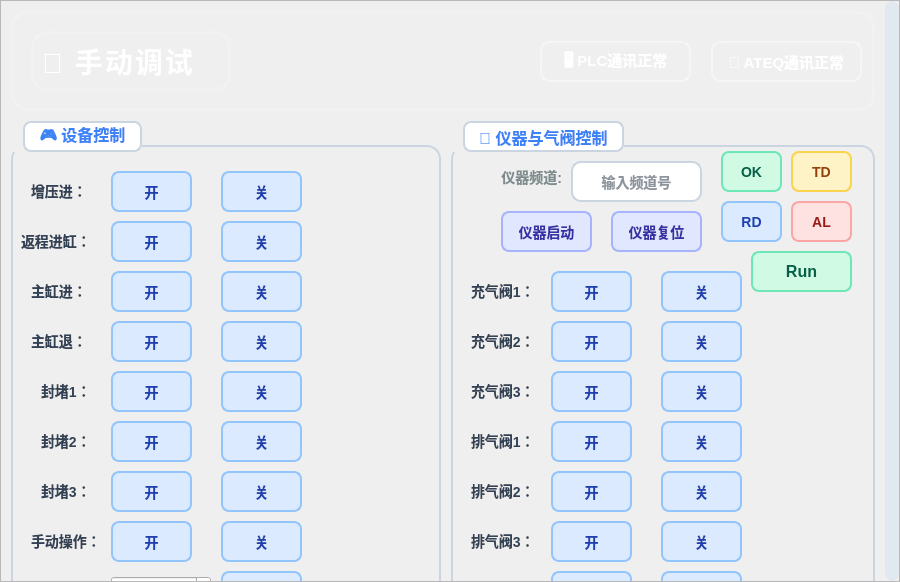
<?xml version="1.0" encoding="UTF-8"?>
<ui version="4.0">
 <class>DebugPage</class>
 <widget class="QWidget" name="DebugPage">
  <property name="geometry">
   <rect>
    <x>0</x>
    <y>0</y>
    <width>900</width>
    <height>582</height>
   </rect>
  </property>
  <property name="windowTitle">
   <string>手动调试页面</string>
  </property>
  <property name="styleSheet">
   <string notr="true">
/* ========== 全局样式 - 现代化设计 ========== */
QWidget#DebugPage {
    background: qlineargradient(x1:0, y1:0, x2:0, y2:1, 
        stop:0 #e8f0f7, 
        stop:0.5 #f5f8fc, 
        stop:1 #e8f0f7);
    border: none;
}

QWidget#scrollAreaWidgetContents {
    background: qlineargradient(x1:0, y1:0, x2:0, y2:1, 
        stop:0 #e8f0f7, 
        stop:0.5 #f5f8fc, 
        stop:1 #e8f0f7);
    border: none;
}

QScrollBar:vertical {
    border: none;
    background: #e2e8f0;
    width: 14px;
    border-radius: 7px;
    margin: 0;
}

QScrollBar::handle:vertical {
    background: qlineargradient(x1:0, y1:0, x2:1, y2:0,
        stop:0 #94a3b8,
        stop:1 #64748b);
    border-radius: 7px;
    min-height: 50px;
}

QScrollBar::handle:vertical:hover {
    background: qlineargradient(x1:0, y1:0, x2:1, y2:0,
        stop:0 #64748b,
        stop:1 #475569);
}

QScrollBar::add-line:vertical,
QScrollBar::sub-line:vertical {
    border: none;
    background: none;
    height: 0px;
}

QScrollBar::add-page:vertical,
QScrollBar::sub-page:vertical {
    background: none;
}

QPushButton {
    background-color: #dbeafe;
    color: #1e40af;
    border: 2px solid #93c5fd;
    border-radius: 8px;
    padding: 10px 16px;
    font-family: &quot;Microsoft YaHei&quot;, &quot;SimHei&quot;;
    font-size: 14px;
    font-weight: 600;
}

QPushButton:hover {
    background-color: #bfdbfe;
    border: 2px solid #60a5fa;
    color: #1e3a8a;
}

QPushButton:pressed {
    background-color: #93c5fd;
    border: 2px solid #3b82f6;
    color: #1e3a8a;
}

QPushButton:disabled {
    background-color: #f1f5f9;
    border: 2px solid #e2e8f0;
    color: #94a3b8;
}

QPushButton:checked {
    background-color: #d1fae5;
    border: 2px solid #34d399;
    color: #065f46;
    font-weight: 700;
}

QPushButton#okBtn {
    background-color: #d1fae5;
    border: 2px solid #6ee7b7;
    color: #065f46;
    font-weight: 700;
}

QPushButton#tdBtn {
    background-color: #fef3c7;
    border: 2px solid #fcd34d;
    color: #92400e;
    font-weight: 700;
}

QPushButton#rdBtn {
    background-color: #dbeafe;
    border: 2px solid #93c5fd;
    color: #1e40af;
    font-weight: 700;
}

QPushButton#alBtn {
    background-color: #fee2e2;
    border: 2px solid #fca5a5;
    color: #991b1b;
    font-weight: 700;
}

QPushButton#runBtn {
    background-color: #d1fae5;
    border: 2px solid #6ee7b7;
    color: #065f46;
    font-size: 16px;
    font-weight: 800;
    padding: 12px 20px;
}

QPushButton#instrumentStartBtn, QPushButton#instrumentResetBtn {
    background-color: #e0e7ff;
    border: 2px solid #a5b4fc;
    color: #3730a3;
    font-weight: 700;
}

QLabel {
    font-family: &quot;Microsoft YaHei&quot;, &quot;SimHei&quot;;
    font-size: 14px;
    color: #334155;
    font-weight: 500;
}

QLabel#titleLabel {
    color: #1e293b;
    font-size: 28px;
    font-weight: 800;
    letter-spacing: 2px;
}

QLabel#plcStatusLabel, QLabel#ateqStatusLabel {
    color: #ffffff;
    background: qlineargradient(x1:0, y1:0, x2:0, y2:1, 
        stop:0 rgba(16, 185, 129, 0.9), 
        stop:1 rgba(5, 150, 105, 0.9));
    border-radius: 10px;
    padding: 8px 16px;
    font-size: 13px;
    font-weight: 700;
    border: 2px solid rgba(255, 255, 255, 0.3);
}

QLabel#timeLabel {
    color: #64748b;
    font-size: 16px;
    font-weight: 500;
}

QLineEdit {
    background-color: #ffffff;
    border: 2px solid #cbd5e1;
    border-radius: 10px;
    padding: 10px 14px;
    font-family: &quot;Microsoft YaHei&quot;, &quot;SimHei&quot;;
    font-size: 14px;
    color: #1e293b;
    font-weight: 500;
}

QLineEdit:focus {
    border-color: #3b82f6;
    background-color: #ffffff;
}

QGroupBox {
    background: qlineargradient(x1:0, y1:0, x2:0, y2:1, 
        stop:0 #ffffff, 
        stop:1 #f8fafc);
    border: 2px solid #cbd5e1;
    border-radius: 14px;
    margin-top: 24px;
    padding: 20px 20px 20px 20px;
    font-family: &quot;Microsoft YaHei&quot;, &quot;SimHei&quot;;
    font-size: 16px;
    font-weight: 700;
    color: #1e293b;
}

QGroupBox::title {
    subcontrol-origin: margin;
    subcontrol-position: top left;
    padding: 4px 12px;
    margin-left: 12px;
    color: #3b82f6;
    background-color: white;
    border-radius: 8px;
    border: 2px solid #cbd5e1;
    font-size: 15px;
}
   </string>
  </property>
  <layout class="QVBoxLayout" name="verticalLayout">
   <property name="spacing">
    <number>0</number>
   </property>
   <property name="leftMargin">
    <number>0</number>
   </property>
   <property name="topMargin">
    <number>0</number>
   </property>
   <property name="rightMargin">
    <number>0</number>
   </property>
   <property name="bottomMargin">
    <number>0</number>
   </property>
   <item>
    <widget class="QScrollArea" name="scrollArea">
     <property name="verticalScrollBarPolicy">
      <enum>Qt::ScrollBarAlwaysOn</enum>
     </property>
     <property name="horizontalScrollBarPolicy">
      <enum>Qt::ScrollBarAlwaysOff</enum>
     </property>
     <property name="widgetResizable">
      <bool>true</bool>
     </property>
     <widget class="QWidget" name="scrollAreaWidgetContents">
      <property name="geometry">
       <rect>
        <x>0</x>
        <y>0</y>
        <width>884</width>
        <height>687</height>
       </rect>
      </property>
      <layout class="QVBoxLayout" name="scrollAreaLayout">
       <property name="spacing">
        <number>10</number>
       </property>
       <property name="leftMargin">
        <number>10</number>
       </property>
       <property name="topMargin">
        <number>10</number>
       </property>
       <property name="rightMargin">
        <number>10</number>
       </property>
       <property name="bottomMargin">
        <number>10</number>
       </property>
       <item>
        <widget class="QWidget" name="headerWidget" native="true">
         <property name="minimumSize">
          <size>
           <width>0</width>
           <height>100</height>
          </size>
         </property>
         <property name="maximumSize">
          <size>
           <width>16777215</width>
           <height>100</height>
          </size>
         </property>
         <property name="styleSheet">
          <string notr="true">background: qlineargradient(x1:0, y1:0, x2:1, y2:0, 
    stop:0 #0f172a, 
    stop:0.2 #1e3a8a, 
    stop:0.5 #2563eb,
    stop:0.8 #3b82f6, 
    stop:1 #0ea5e9);
border-radius: 16px;
border: 3px solid rgba(255,255,255,0.15);</string>
         </property>
         <widget class="QLabel" name="titleLabel">
          <property name="geometry">
           <rect>
            <x>20</x>
            <y>20</y>
            <width>200</width>
            <height>60</height>
           </rect>
          </property>
          <property name="styleSheet">
           <string notr="true">color: white; background: transparent; font-size: 28px; letter-spacing: 2px;</string>
          </property>
          <property name="text">
           <string>🔧 手动调试</string>
          </property>
          <property name="alignment">
           <set>Qt::AlignLeading|Qt::AlignLeft|Qt::AlignVCenter</set>
          </property>
         </widget>
         <widget class="QLabel" name="plcStatusLabel">
          <property name="geometry">
           <rect>
            <x>529</x>
            <y>30</y>
            <width>151</width>
            <height>41</height>
           </rect>
          </property>
          <property name="styleSheet">
           <string notr="true">background: qlineargradient(x1:0, y1:0, x2:0, y2:1, 
    stop:0 rgba(16, 185, 129, 0.95), 
    stop:1 rgba(5, 150, 105, 0.95)); 
color: white; 
font-weight: 700; 
font-size: 15px;
padding: 8px 16px; 
border-radius: 10px;
border: 2px solid rgba(255, 255, 255, 0.4);</string>
          </property>
          <property name="text">
           <string>🖥️ PLC通讯正常</string>
          </property>
          <property name="alignment">
           <set>Qt::AlignCenter</set>
          </property>
         </widget>
         <widget class="QLabel" name="ateqStatusLabel">
          <property name="geometry">
           <rect>
            <x>700</x>
            <y>30</y>
            <width>151</width>
            <height>41</height>
           </rect>
          </property>
          <property name="styleSheet">
           <string notr="true">background: qlineargradient(x1:0, y1:0, x2:0, y2:1, 
    stop:0 rgba(16, 185, 129, 0.95), 
    stop:1 rgba(5, 150, 105, 0.95)); 
color: white; 
font-weight: 700; 
font-size: 15px;
padding: 8px 16px; 
border-radius: 10px;
border: 2px solid rgba(255, 255, 255, 0.4);</string>
          </property>
          <property name="text">
           <string>💨 ATEQ通讯正常</string>
          </property>
          <property name="alignment">
           <set>Qt::AlignCenter</set>
          </property>
         </widget>
        </widget>
       </item>
       <item>
        <layout class="QHBoxLayout" name="controlsLayout">
         <property name="spacing">
          <number>10</number>
         </property>
         <item>
          <widget class="QGroupBox" name="leftControlGroup">
           <property name="minimumSize">
            <size>
             <width>430</width>
             <height>520</height>
            </size>
           </property>
           <property name="title">
            <string>🎮 设备控制</string>
           </property>
           <widget class="QLabel" name="label">
            <property name="geometry">
             <rect>
              <x>20</x>
              <y>60</y>
              <width>75</width>
              <height>19</height>
             </rect>
            </property>
            <property name="text">
             <string>增压进：</string>
            </property>
           </widget>
           <widget class="QPushButton" name="trayInBtn">
            <property name="geometry">
             <rect>
              <x>100</x>
              <y>50</y>
              <width>81</width>
              <height>41</height>
             </rect>
            </property>
            <property name="text">
             <string>开</string>
            </property>
            <property name="checkable">
             <bool>true</bool>
            </property>
           </widget>
           <widget class="QPushButton" name="trayInOffBtn">
            <property name="geometry">
             <rect>
              <x>210</x>
              <y>50</y>
              <width>81</width>
              <height>41</height>
             </rect>
            </property>
            <property name="text">
             <string>关</string>
            </property>
            <property name="checkable">
             <bool>true</bool>
            </property>
           </widget>
           <widget class="QLabel" name="label_2">
            <property name="geometry">
             <rect>
              <x>10</x>
              <y>110</y>
              <width>75</width>
              <height>19</height>
             </rect>
            </property>
            <property name="text">
             <string>返程进缸：</string>
            </property>
           </widget>
           <widget class="QPushButton" name="trayOutBtn">
            <property name="geometry">
             <rect>
              <x>100</x>
              <y>100</y>
              <width>81</width>
              <height>41</height>
             </rect>
            </property>
            <property name="text">
             <string>开</string>
            </property>
            <property name="checkable">
             <bool>true</bool>
            </property>
           </widget>
           <widget class="QPushButton" name="trayOutOffBtn">
            <property name="geometry">
             <rect>
              <x>210</x>
              <y>100</y>
              <width>81</width>
              <height>41</height>
             </rect>
            </property>
            <property name="text">
             <string>关</string>
            </property>
            <property name="checkable">
             <bool>true</bool>
            </property>
           </widget>
           <widget class="QLabel" name="label_3">
            <property name="geometry">
             <rect>
              <x>20</x>
              <y>160</y>
              <width>75</width>
              <height>19</height>
             </rect>
            </property>
            <property name="text">
             <string>主缸进：</string>
            </property>
           </widget>
           <widget class="QPushButton" name="mainCylinderInBtn">
            <property name="geometry">
             <rect>
              <x>100</x>
              <y>150</y>
              <width>81</width>
              <height>41</height>
             </rect>
            </property>
            <property name="text">
             <string>开</string>
            </property>
            <property name="checkable">
             <bool>true</bool>
            </property>
           </widget>
           <widget class="QPushButton" name="mainCylinderInOffBtn">
            <property name="geometry">
             <rect>
              <x>210</x>
              <y>150</y>
              <width>81</width>
              <height>41</height>
             </rect>
            </property>
            <property name="text">
             <string>关</string>
            </property>
            <property name="checkable">
             <bool>true</bool>
            </property>
           </widget>
           <widget class="QLabel" name="label_5">
            <property name="geometry">
             <rect>
              <x>20</x>
              <y>210</y>
              <width>75</width>
              <height>19</height>
             </rect>
            </property>
            <property name="text">
             <string>主缸退：</string>
            </property>
           </widget>
           <widget class="QPushButton" name="mainCylinderOutBtn">
            <property name="geometry">
             <rect>
              <x>100</x>
              <y>200</y>
              <width>81</width>
              <height>41</height>
             </rect>
            </property>
            <property name="text">
             <string>开</string>
            </property>
            <property name="checkable">
             <bool>true</bool>
            </property>
           </widget>
           <widget class="QPushButton" name="mainCylinderOutOffBtn">
            <property name="geometry">
             <rect>
              <x>210</x>
              <y>200</y>
              <width>81</width>
              <height>41</height>
             </rect>
            </property>
            <property name="text">
             <string>关</string>
            </property>
            <property name="checkable">
             <bool>true</bool>
            </property>
           </widget>
           <widget class="QLabel" name="label_4">
            <property name="geometry">
             <rect>
              <x>30</x>
              <y>260</y>
              <width>75</width>
              <height>19</height>
             </rect>
            </property>
            <property name="text">
             <string>封堵1：</string>
            </property>
           </widget>
           <widget class="QPushButton" name="block1Btn">
            <property name="geometry">
             <rect>
              <x>100</x>
              <y>250</y>
              <width>81</width>
              <height>41</height>
             </rect>
            </property>
            <property name="text">
             <string>开</string>
            </property>
            <property name="checkable">
             <bool>true</bool>
            </property>
           </widget>
           <widget class="QPushButton" name="block1OffBtn">
            <property name="geometry">
             <rect>
              <x>210</x>
              <y>250</y>
              <width>81</width>
              <height>41</height>
             </rect>
            </property>
            <property name="text">
             <string>关</string>
            </property>
            <property name="checkable">
             <bool>true</bool>
            </property>
           </widget>
           <widget class="QLabel" name="label_6">
            <property name="geometry">
             <rect>
              <x>30</x>
              <y>310</y>
              <width>75</width>
              <height>19</height>
             </rect>
            </property>
            <property name="text">
             <string>封堵2：</string>
            </property>
           </widget>
           <widget class="QPushButton" name="block2Btn">
            <property name="geometry">
             <rect>
              <x>100</x>
              <y>300</y>
              <width>81</width>
              <height>41</height>
             </rect>
            </property>
            <property name="text">
             <string>开</string>
            </property>
            <property name="checkable">
             <bool>true</bool>
            </property>
           </widget>
           <widget class="QPushButton" name="block2OffBtn">
            <property name="geometry">
             <rect>
              <x>210</x>
              <y>300</y>
              <width>81</width>
              <height>41</height>
             </rect>
            </property>
            <property name="text">
             <string>关</string>
            </property>
            <property name="checkable">
             <bool>true</bool>
            </property>
           </widget>
           <widget class="QLabel" name="label_7">
            <property name="geometry">
             <rect>
              <x>30</x>
              <y>360</y>
              <width>75</width>
              <height>19</height>
             </rect>
            </property>
            <property name="text">
             <string>封堵3：</string>
            </property>
           </widget>
           <widget class="QPushButton" name="block3Btn">
            <property name="geometry">
             <rect>
              <x>100</x>
              <y>350</y>
              <width>81</width>
              <height>41</height>
             </rect>
            </property>
            <property name="text">
             <string>开</string>
            </property>
            <property name="checkable">
             <bool>true</bool>
            </property>
           </widget>
           <widget class="QPushButton" name="block3OffBtn">
            <property name="geometry">
             <rect>
              <x>210</x>
              <y>350</y>
              <width>81</width>
              <height>41</height>
             </rect>
            </property>
            <property name="text">
             <string>关</string>
            </property>
            <property name="checkable">
             <bool>true</bool>
            </property>
           </widget>
           <widget class="QLabel" name="label_8">
            <property name="geometry">
             <rect>
              <x>20</x>
              <y>410</y>
              <width>75</width>
              <height>19</height>
             </rect>
            </property>
            <property name="text">
             <string>手动操作：</string>
            </property>
           </widget>
           <widget class="QPushButton" name="manualBtn">
            <property name="geometry">
             <rect>
              <x>100</x>
              <y>400</y>
              <width>81</width>
              <height>41</height>
             </rect>
            </property>
            <property name="text">
             <string>开</string>
            </property>
            <property name="checkable">
             <bool>true</bool>
            </property>
           </widget>
           <widget class="QPushButton" name="manualOffBtn">
            <property name="geometry">
             <rect>
              <x>210</x>
              <y>400</y>
              <width>81</width>
              <height>41</height>
             </rect>
            </property>
            <property name="text">
             <string>关</string>
            </property>
            <property name="checkable">
             <bool>true</bool>
            </property>
           </widget>
           <widget class="QLabel" name="regulatorPressureLabel">
            <property name="geometry">
             <rect>
              <x>20</x>
              <y>460</y>
              <width>75</width>
              <height>19</height>
             </rect>
            </property>
            <property name="text">
             <string>调压阀压力:</string>
            </property>
           </widget>
           <widget class="QDoubleSpinBox" name="regulatorPressureSpinBox">
            <property name="geometry">
             <rect>
              <x>100</x>
              <y>455</y>
              <width>100</width>
              <height>31</height>
             </rect>
            </property>
            <property name="minimum">
             <double>0.000000000000000</double>
            </property>
            <property name="maximum">
             <double>999999.000000000000000</double>
            </property>
           </widget>
           <widget class="QPushButton" name="sendRegulatorPressureBtn">
            <property name="geometry">
             <rect>
              <x>210</x>
              <y>450</y>
              <width>81</width>
              <height>41</height>
             </rect>
            </property>
            <property name="text">
             <string>发送</string>
            </property>
           </widget>
          </widget>
         </item>
         <item>
          <widget class="QGroupBox" name="rightControlGroup">
           <property name="minimumSize">
            <size>
             <width>420</width>
             <height>520</height>
            </size>
           </property>
           <property name="title">
            <string>🔧 仪器与气阀控制</string>
           </property>
           <widget class="QLabel" name="instrumentChannelLabel">
            <property name="geometry">
             <rect>
              <x>10</x>
              <y>40</y>
              <width>101</width>
              <height>31</height>
             </rect>
            </property>
            <property name="styleSheet">
             <string notr="true">color: #7f8c8d;</string>
            </property>
            <property name="text">
             <string>仪器频道:</string>
            </property>
            <property name="alignment">
             <set>Qt::AlignRight|Qt::AlignTrailing|Qt::AlignVCenter</set>
            </property>
           </widget>
           <widget class="QLineEdit" name="instrumentChannelEdit">
            <property name="geometry">
             <rect>
              <x>120</x>
              <y>40</y>
              <width>131</width>
              <height>41</height>
             </rect>
            </property>
            <property name="alignment">
             <set>Qt::AlignCenter</set>
            </property>
            <property name="placeholderText">
             <string>输入频道号</string>
            </property>
           </widget>
           <widget class="QPushButton" name="instrumentStartBtn">
            <property name="geometry">
             <rect>
              <x>50</x>
              <y>90</y>
              <width>91</width>
              <height>41</height>
             </rect>
            </property>
            <property name="text">
             <string>仪器启动</string>
            </property>
           </widget>
           <widget class="QPushButton" name="instrumentResetBtn">
            <property name="geometry">
             <rect>
              <x>160</x>
              <y>90</y>
              <width>91</width>
              <height>41</height>
             </rect>
            </property>
            <property name="text">
             <string>仪器复位</string>
            </property>
           </widget>
           <widget class="QPushButton" name="okBtn">
            <property name="geometry">
             <rect>
              <x>270</x>
              <y>30</y>
              <width>61</width>
              <height>41</height>
             </rect>
            </property>
            <property name="text">
             <string>OK</string>
            </property>
           </widget>
           <widget class="QPushButton" name="tdBtn">
            <property name="geometry">
             <rect>
              <x>340</x>
              <y>30</y>
              <width>61</width>
              <height>41</height>
             </rect>
            </property>
            <property name="text">
             <string>TD</string>
            </property>
           </widget>
           <widget class="QPushButton" name="rdBtn">
            <property name="geometry">
             <rect>
              <x>270</x>
              <y>80</y>
              <width>61</width>
              <height>41</height>
             </rect>
            </property>
            <property name="text">
             <string>RD</string>
            </property>
           </widget>
           <widget class="QPushButton" name="alBtn">
            <property name="geometry">
             <rect>
              <x>340</x>
              <y>80</y>
              <width>61</width>
              <height>41</height>
             </rect>
            </property>
            <property name="text">
             <string>AL</string>
            </property>
           </widget>
           <widget class="QPushButton" name="runBtn">
            <property name="geometry">
             <rect>
              <x>300</x>
              <y>130</y>
              <width>101</width>
              <height>41</height>
             </rect>
            </property>
            <property name="text">
             <string>Run</string>
            </property>
           </widget>
           <widget class="QLabel" name="label_9">
            <property name="geometry">
             <rect>
              <x>20</x>
              <y>160</y>
              <width>75</width>
              <height>19</height>
             </rect>
            </property>
            <property name="text">
             <string>充气阀1：</string>
            </property>
           </widget>
           <widget class="QPushButton" name="inflateValve1Btn">
            <property name="geometry">
             <rect>
              <x>100</x>
              <y>150</y>
              <width>81</width>
              <height>41</height>
             </rect>
            </property>
            <property name="text">
             <string>开</string>
            </property>
            <property name="checkable">
             <bool>true</bool>
            </property>
           </widget>
           <widget class="QPushButton" name="inflateValve1OffBtn">
            <property name="geometry">
             <rect>
              <x>210</x>
              <y>150</y>
              <width>81</width>
              <height>41</height>
             </rect>
            </property>
            <property name="text">
             <string>关</string>
            </property>
            <property name="checkable">
             <bool>true</bool>
            </property>
           </widget>
           <widget class="QLabel" name="label_10">
            <property name="geometry">
             <rect>
              <x>20</x>
              <y>210</y>
              <width>75</width>
              <height>19</height>
             </rect>
            </property>
            <property name="text">
             <string>充气阀2：</string>
            </property>
           </widget>
           <widget class="QPushButton" name="inflateValve2Btn">
            <property name="geometry">
             <rect>
              <x>100</x>
              <y>200</y>
              <width>81</width>
              <height>41</height>
             </rect>
            </property>
            <property name="text">
             <string>开</string>
            </property>
            <property name="checkable">
             <bool>true</bool>
            </property>
           </widget>
           <widget class="QPushButton" name="inflateValve2OffBtn">
            <property name="geometry">
             <rect>
              <x>210</x>
              <y>200</y>
              <width>81</width>
              <height>41</height>
             </rect>
            </property>
            <property name="text">
             <string>关</string>
            </property>
            <property name="checkable">
             <bool>true</bool>
            </property>
           </widget>
           <widget class="QLabel" name="label_11">
            <property name="geometry">
             <rect>
              <x>20</x>
              <y>260</y>
              <width>75</width>
              <height>19</height>
             </rect>
            </property>
            <property name="text">
             <string>充气阀3：</string>
            </property>
           </widget>
           <widget class="QPushButton" name="inflateValve3Btn">
            <property name="geometry">
             <rect>
              <x>100</x>
              <y>250</y>
              <width>81</width>
              <height>41</height>
             </rect>
            </property>
            <property name="text">
             <string>开</string>
            </property>
            <property name="checkable">
             <bool>true</bool>
            </property>
           </widget>
           <widget class="QPushButton" name="inflateValve3OffBtn">
            <property name="geometry">
             <rect>
              <x>210</x>
              <y>250</y>
              <width>81</width>
              <height>41</height>
             </rect>
            </property>
            <property name="text">
             <string>关</string>
            </property>
            <property name="checkable">
             <bool>true</bool>
            </property>
           </widget>
           <widget class="QLabel" name="label_12">
            <property name="geometry">
             <rect>
              <x>20</x>
              <y>310</y>
              <width>75</width>
              <height>19</height>
             </rect>
            </property>
            <property name="text">
             <string>排气阀1：</string>
            </property>
           </widget>
           <widget class="QPushButton" name="exhaustValve1Btn">
            <property name="geometry">
             <rect>
              <x>100</x>
              <y>300</y>
              <width>81</width>
              <height>41</height>
             </rect>
            </property>
            <property name="text">
             <string>开</string>
            </property>
            <property name="checkable">
             <bool>true</bool>
            </property>
           </widget>
           <widget class="QPushButton" name="exhaustValve1OffBtn">
            <property name="geometry">
             <rect>
              <x>210</x>
              <y>300</y>
              <width>81</width>
              <height>41</height>
             </rect>
            </property>
            <property name="text">
             <string>关</string>
            </property>
            <property name="checkable">
             <bool>true</bool>
            </property>
           </widget>
           <widget class="QLabel" name="label_13">
            <property name="geometry">
             <rect>
              <x>20</x>
              <y>360</y>
              <width>75</width>
              <height>19</height>
             </rect>
            </property>
            <property name="text">
             <string>排气阀2：</string>
            </property>
           </widget>
           <widget class="QPushButton" name="exhaustValve2Btn">
            <property name="geometry">
             <rect>
              <x>100</x>
              <y>350</y>
              <width>81</width>
              <height>41</height>
             </rect>
            </property>
            <property name="text">
             <string>开</string>
            </property>
            <property name="checkable">
             <bool>true</bool>
            </property>
           </widget>
           <widget class="QPushButton" name="exhaustValve2OffBtn">
            <property name="geometry">
             <rect>
              <x>210</x>
              <y>350</y>
              <width>81</width>
              <height>41</height>
             </rect>
            </property>
            <property name="text">
             <string>关</string>
            </property>
            <property name="checkable">
             <bool>true</bool>
            </property>
           </widget>
           <widget class="QLabel" name="label_14">
            <property name="geometry">
             <rect>
              <x>20</x>
              <y>410</y>
              <width>75</width>
              <height>19</height>
             </rect>
            </property>
            <property name="text">
             <string>排气阀3：</string>
            </property>
           </widget>
           <widget class="QPushButton" name="exhaustValve3Btn">
            <property name="geometry">
             <rect>
              <x>100</x>
              <y>400</y>
              <width>81</width>
              <height>41</height>
             </rect>
            </property>
            <property name="text">
             <string>开</string>
            </property>
            <property name="checkable">
             <bool>true</bool>
            </property>
           </widget>
           <widget class="QPushButton" name="exhaustValve3OffBtn">
            <property name="geometry">
             <rect>
              <x>210</x>
              <y>400</y>
              <width>81</width>
              <height>41</height>
             </rect>
            </property>
            <property name="text">
             <string>关</string>
            </property>
            <property name="checkable">
             <bool>true</bool>
            </property>
           </widget>
           <widget class="QLabel" name="totalSealLabel">
            <property name="geometry">
             <rect>
              <x>20</x>
              <y>450</y>
              <width>91</width>
              <height>41</height>
             </rect>
            </property>
            <property name="text">
             <string>总封堵:</string>
            </property>
           </widget>
           <widget class="QPushButton" name="totalSealOnBtn">
            <property name="geometry">
             <rect>
              <x>100</x>
              <y>450</y>
              <width>81</width>
              <height>41</height>
             </rect>
            </property>
            <property name="text">
             <string>开</string>
            </property>
           </widget>
           <widget class="QPushButton" name="totalSealOffBtn">
            <property name="geometry">
             <rect>
              <x>210</x>
              <y>450</y>
              <width>81</width>
              <height>41</height>
             </rect>
            </property>
            <property name="text">
             <string>关</string>
            </property>
           </widget>
          </widget>
         </item>
        </layout>
       </item>
       <item>
        <widget class="QLabel" name="timeLabel">
         <property name="minimumSize">
          <size>
           <width>0</width>
           <height>25</height>
          </size>
         </property>
         <property name="maximumSize">
          <size>
           <width>16777215</width>
           <height>25</height>
          </size>
         </property>
         <property name="styleSheet">
          <string notr="true">color: #64748b; font-size: 16px; font-weight: 500;</string>
         </property>
         <property name="alignment">
          <set>Qt::AlignCenter</set>
         </property>
        </widget>
       </item>
      </layout>
     </widget>
    </widget>
   </item>
  </layout>
 </widget>
 <layoutdefault spacing="6" margin="11"/>
 <resources/>
 <connections/>
</ui>
